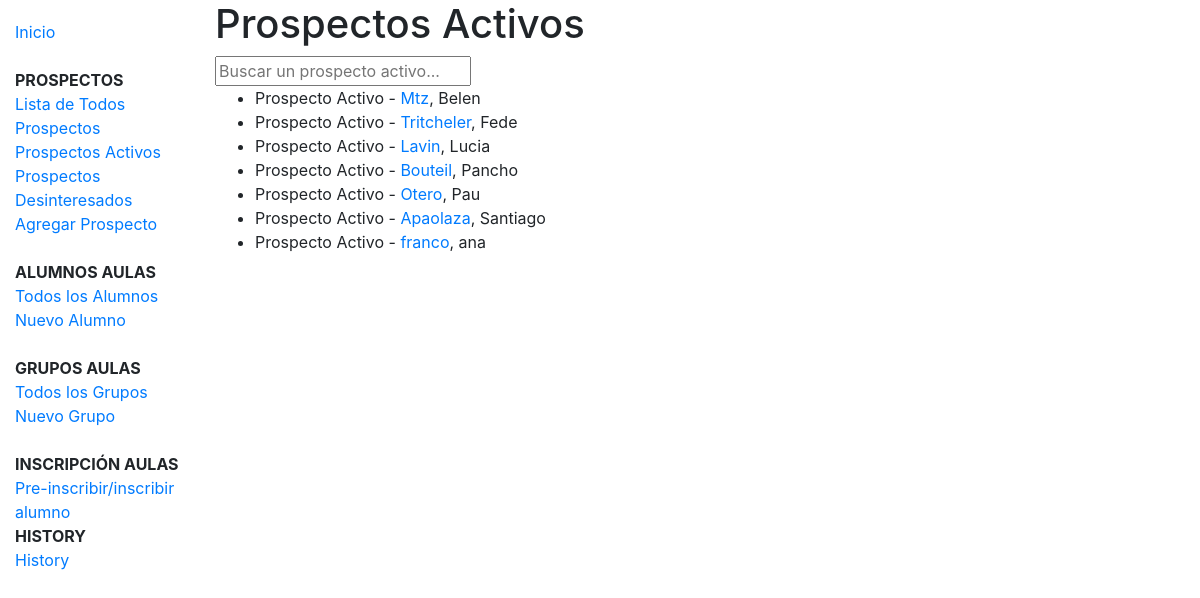
The page /prospectos/activos/ on the database its author committed.
### prospectos/models.py (models this page shows, shortened)
class Prospecto(models.Model):
    STATUS = (
        ('p', 'Prospecto Activo'),
        ('d', 'Desinteresado'),
    )
    status = models.CharField(max_length=1, choices=STATUS, blank=True, default='p', help_text='Status del prospecto')
    nombre = models.CharField(max_length=100)
    apaterno = models.CharField(max_length=100)
    amaterno = models.CharField(max_length=100, blank=True, null=True)
    cel = models.IntegerField(blank=True, null=True)
    tel = models.IntegerField(blank=True, null=True)
    email = models.EmailField(blank=True, null=True)
    idioma = models.ForeignKey(Idioma, on_delete=models.SET_NULL, null=True)
    horario = models.ForeignKey('Horario', on_delete=models.SET_NULL, null=True)
    comentario = models.TextField(max_length=2000, help_text='Agrega una nota u comentario')
    pub_date = models.DateField(auto_now_add=True)
    def get_absolute_url(self):
        return reverse('prospecto-detail', kwargs={'pk': self.pk})

### prospectos/views.py (the view, shortened to what this page needs)
# urls.py: path('activos/', views.prospecto_activo_list, name='prospectos-activos'),
def prospecto_activo_list(request):
    query = request.GET.get('q', None)
    qs = Prospecto.objects.all().filter(status__exact='p').order_by('nombre')
    context =  {
        "object_list": qs,
    }
    template = 'prospectos/prospectos_activos_list_all.html'
    return render(request, template, context)

### prospectos/templates/prospectos/prospectos_activos_list_all.html
{% extends "base_generic.html" %}
{% block content %}
    <h1>Prospectos Activos</h1>
    <form method='GET' action='/prospectos/activos/'>
      <input type='text' value="{{request.GET.q}}" name='q' placeholder='Buscar un prospecto activo...'>
    </form>
    {% if object_list %}
    <ul>
      {% for persona in object_list %}
      <li>
        {{ persona.get_status_display }} - <a href="{{ persona.get_absolute_url }}">{{ persona.apaterno }}</a>, {{persona.nombre}}
      </li>
      {% endfor %}
    </ul>
    {% else %}
      <p>No hay prospectos.</p>
    {% endif %}
{% endblock %}

### rows shown on the page
Prospecto: status "Prospecto Activo", apaterno "Mtz", nombre "Belen"
Prospecto: status "Prospecto Activo", apaterno "Tritcheler", nombre "Fede"
Prospecto: status "Prospecto Activo", apaterno "Lavin", nombre "Lucia"
Prospecto: status "Prospecto Activo", apaterno "Bouteil", nombre "Pancho"
Prospecto: status "Prospecto Activo", apaterno "Otero", nombre "Pau"
Prospecto: status "Prospecto Activo", apaterno "Apaolaza", nombre "Santiago"
Prospecto: status "Prospecto Activo", apaterno "franco", nombre "ana"
